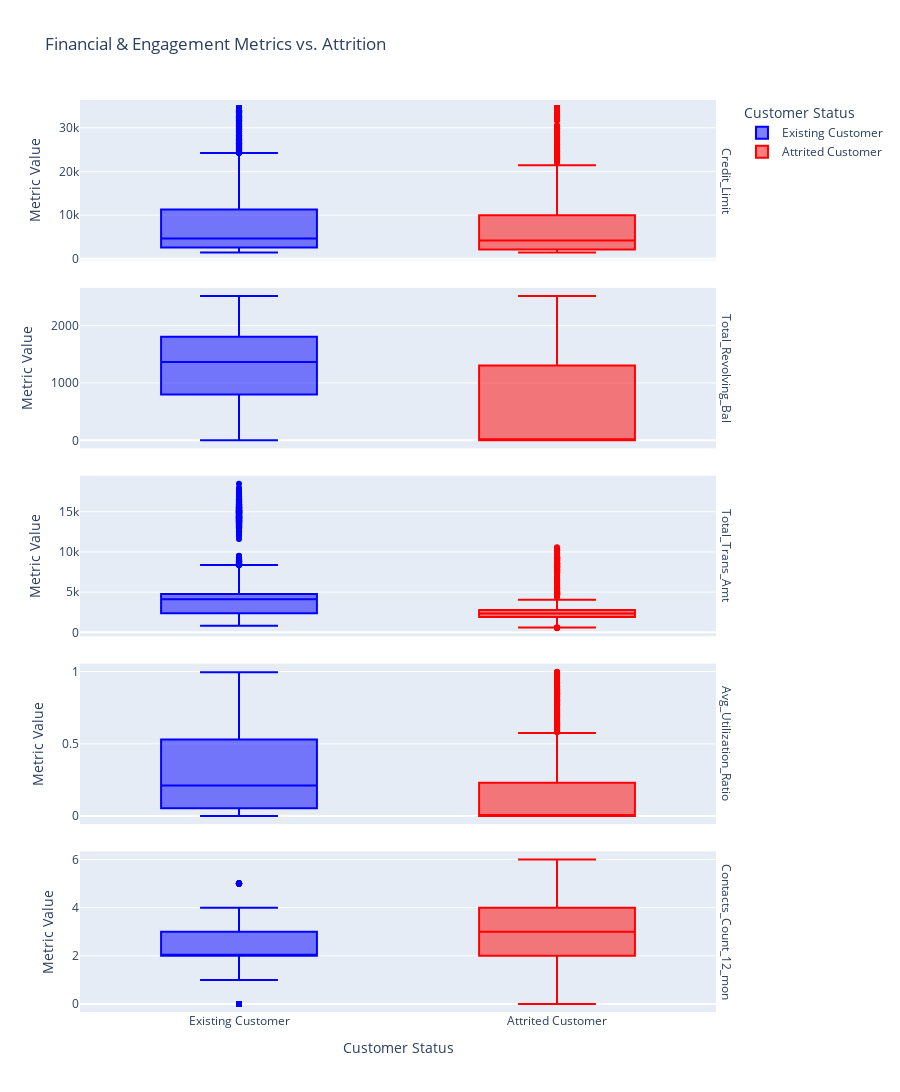

The cell this chart's notebook holds for it:
### Markdown cell above
### Question 4: How do financial attributes differ between existing and attrited customers?

Let's analyze key financial metrics and customer relationship attributes like `Credit_Limit`, `Total_Revolving_Bal`, `Total_Trans_Amt`, and our new `Avg_Utilization_Ratio`.

### Code cell
financial_cols = ['Credit_Limit', 'Total_Revolving_Bal', 'Total_Trans_Amt', 'Avg_Utilization_Ratio', 'Contacts_Count_12_mon']

# Melt the dataframe to make it suitable for faceting with Plotly Express
df_melted = df_cleaned.melt(id_vars='Attrition_Flag', value_vars=financial_cols, 
                            var_name='Financial_Metric', value_name='Value')

# Create faceted box plots using Plotly Express
fig = px.box(df_melted, x='Attrition_Flag', y='Value', 
             color='Attrition_Flag', 
             facet_row='Financial_Metric', 
             title='Financial & Engagement Metrics vs. Attrition',
             labels={'Value': 'Metric Value', 'Attrition_Flag': 'Customer Status'},
             color_discrete_map={'Existing Customer': 'blue', 'Attrited Customer': 'red'})

# Update layout for better readability
fig.update_layout(height=1600, width=900, showlegend=True)
fig.update_yaxes(matches=None) # Allow y-axes to have independent scales
fig.for_each_annotation(lambda a: a.update(text=a.text.split("=")[1])) # Clean up subplot titles
fig.show()

### Figure 1 — Plotly figure (JSON) as saved in the notebook; plotly's stock layout.template omitted (floating-point values rounded to 4 significant figures; data arrays with more than 128 entries replaced by an {"elided": "..."} marker saying what was removed)
{"data": [{"alignmentgroup": "True", "hovertemplate": "Customer Status=%{x}<br>Financial_Metric=Credit_Limit<br>Metric Value=%{y}<extra></extra>", "legendgroup": "Existing Customer", "marker": {"color": "blue"}, "name": "Existing Customer", "notched": false, "offsetgroup": "Existing Customer", "orientation": "v", "showlegend": true, "type": "box", "x": {"elided": "8500 str values"}, "x0": " ", "xaxis": "x5", "y": {"elided": "8500 float values"}, "y0": " ", "yaxis": "y5"}, {"alignmentgroup": "True", "hovertemplate": "Customer Status=%{x}<br>Financial_Metric=Total_Revolving_Bal<br>Metric Value=%{y}<extra></extra>", "legendgroup": "Existing Customer", "marker": {"color": "blue"}, "name": "Existing Customer", "notched": false, "offsetgroup": "Existing Customer", "orientation": "v", "showlegend": false, "type": "box", "x": {"elided": "8500 str values"}, "x0": " ", "xaxis": "x4", "y": {"elided": "8500 int values"}, "y0": " ", "yaxis": "y4"}, {"alignmentgroup": "True", "hovertemplate": "Customer Status=%{x}<br>Financial_Metric=Total_Trans_Amt<br>Metric Value=%{y}<extra></extra>", "legendgroup": "Existing Customer", "marker": {"color": "blue"}, "name": "Existing Customer", "notched": false, "offsetgroup": "Existing Customer", "orientation": "v", "showlegend": false, "type": "box", "x": {"elided": "8500 str values"}, "x0": " ", "xaxis": "x3", "y": {"elided": "8500 int values"}, "y0": " ", "yaxis": "y3"}, {"alignmentgroup": "True", "hovertemplate": "Customer Status=%{x}<br>Financial_Metric=Avg_Utilization_Ratio<br>Metric Value=%{y}<extra></extra>", "legendgroup": "Existing Customer", "marker": {"color": "blue"}, "name": "Existing Customer", "notched": false, "offsetgroup": "Existing Customer", "orientation": "v", "showlegend": false, "type": "box", "x": {"elided": "8500 str values"}, "x0": " ", "xaxis": "x2", "y": {"elided": "8500 float values"}, "y0": " ", "yaxis": "y2"}, {"alignmentgroup": "True", "hovertemplate": "Customer Status=%{x}<br>Financial_Metric=Contacts_Count_12_mon<br>Metric Value=%{y}<extra></extra>", "legendgroup": "Existing Customer", "marker": {"color": "blue"}, "name": "Existing Customer", "notched": false, "offsetgroup": "Existing Customer", "orientation": "v", "showlegend": false, "type": "box", "x": {"elided": "8500 str values"}, "x0": " ", "xaxis": "x", "y": {"elided": "8500 int values"}, "y0": " ", "yaxis": "y"}, {"alignmentgroup": "True", "hovertemplate": "Customer Status=%{x}<br>Financial_Metric=Credit_Limit<br>Metric Value=%{y}<extra></extra>", "legendgroup": "Attrited Customer", "marker": {"color": "red"}, "name": "Attrited Customer", "notched": false, "offsetgroup": "Attrited Customer", "orientation": "v", "showlegend": true, "type": "box", "x": {"elided": "1627 str values"}, "x0": " ", "xaxis": "x5", "y": {"elided": "1627 float values"}, "y0": " ", "yaxis": "y5"}, {"alignmentgroup": "True", "hovertemplate": "Customer Status=%{x}<br>Financial_Metric=Total_Revolving_Bal<br>Metric Value=%{y}<extra></extra>", "legendgroup": "Attrited Customer", "marker": {"color": "red"}, "name": "Attrited Customer", "notched": false, "offsetgroup": "Attrited Customer", "orientation": "v", "showlegend": false, "type": "box", "x": {"elided": "1627 str values"}, "x0": " ", "xaxis": "x4", "y": {"elided": "1627 int values"}, "y0": " ", "yaxis": "y4"}, {"alignmentgroup": "True", "hovertemplate": "Customer Status=%{x}<br>Financial_Metric=Total_Trans_Amt<br>Metric Value=%{y}<extra></extra>", "legendgroup": "Attrited Customer", "marker": {"color": "red"}, "name": "Attrited Customer", "notched": false, "offsetgroup": "Attrited Customer", "orientation": "v", "showlegend": false, "type": "box", "x": {"elided": "1627 str values"}, "x0": " ", "xaxis": "x3", "y": {"elided": "1627 int values"}, "y0": " ", "yaxis": "y3"}, {"alignmentgroup": "True", "hovertemplate": "Customer Status=%{x}<br>Financial_Metric=Avg_Utilization_Ratio<br>Metric Value=%{y}<extra></extra>", "legendgroup": "Attrited Customer", "marker": {"color": "red"}, "name": "Attrited Customer", "notched": false, "offsetgroup": "Attrited Customer", "orientation": "v", "showlegend": false, "type": "box", "x": {"elided": "1627 str values"}, "x0": " ", "xaxis": "x2", "y": {"elided": "1627 float values"}, "y0": " ", "yaxis": "y2"}, {"alignmentgroup": "True", "hovertemplate": "Customer Status=%{x}<br>Financial_Metric=Contacts_Count_12_mon<br>Metric Value=%{y}<extra></extra>", "legendgroup": "Attrited Customer", "marker": {"color": "red"}, "name": "Attrited Customer", "notched": false, "offsetgroup": "Attrited Customer", "orientation": "v", "showlegend": false, "type": "box", "x": {"elided": "1627 str values"}, "x0": " ", "xaxis": "x", "y": {"elided": "1627 int values"}, "y0": " ", "yaxis": "y"}], "layout": {"annotations": [{"font": {}, "showarrow": false, "text": "Contacts_Count_12_mon", "textangle": 90, "x": 0.98, "xanchor": "left", "xref": "paper", "y": 0.088, "yanchor": "middle", "yref": "paper"}, {"font": {}, "showarrow": false, "text": "Avg_Utilization_Ratio", "textangle": 90, "x": 0.98, "xanchor": "left", "xref": "paper", "y": 0.294, "yanchor": "middle", "yref": "paper"}, {"font": {}, "showarrow": false, "text": "Total_Trans_Amt", "textangle": 90, "x": 0.98, "xanchor": "left", "xref": "paper", "y": 0.5, "yanchor": "middle", "yref": "paper"}, {"font": {}, "showarrow": false, "text": "Total_Revolving_Bal", "textangle": 90, "x": 0.98, "xanchor": "left", "xref": "paper", "y": 0.706, "yanchor": "middle", "yref": "paper"}, {"font": {}, "showarrow": false, "text": "Credit_Limit", "textangle": 90, "x": 0.98, "xanchor": "left", "xref": "paper", "y": 0.912, "yanchor": "middle", "yref": "paper"}], "boxmode": "overlay", "height": 1600, "legend": {"title": {"text": "Customer Status"}, "tracegroupgap": 0}, "showlegend": true, "title": {"text": "Financial & Engagement Metrics vs. Attrition"}, "width": 900, "xaxis": {"anchor": "y", "categoryarray": ["Existing Customer", "Attrited Customer"], "categoryorder": "array", "domain": [0, 0.98], "title": {"text": "Customer Status"}}, "xaxis2": {"anchor": "y2", "domain": [0, 0.98], "matches": "x", "showticklabels": false}, "xaxis3": {"anchor": "y3", "domain": [0, 0.98], "matches": "x", "showticklabels": false}, "xaxis4": {"anchor": "y4", "domain": [0, 0.98], "matches": "x", "showticklabels": false}, "xaxis5": {"anchor": "y5", "domain": [0, 0.98], "matches": "x", "showticklabels": false}, "yaxis": {"anchor": "x", "domain": [0, 0.176], "title": {"text": "Metric Value"}}, "yaxis2": {"anchor": "x2", "domain": [0.206, 0.382], "title": {"text": "Metric Value"}}, "yaxis3": {"anchor": "x3", "domain": [0.412, 0.588], "title": {"text": "Metric Value"}}, "yaxis4": {"anchor": "x4", "domain": [0.618, 0.794], "title": {"text": "Metric Value"}}, "yaxis5": {"anchor": "x5", "domain": [0.824, 1], "title": {"text": "Metric Value"}}}}
